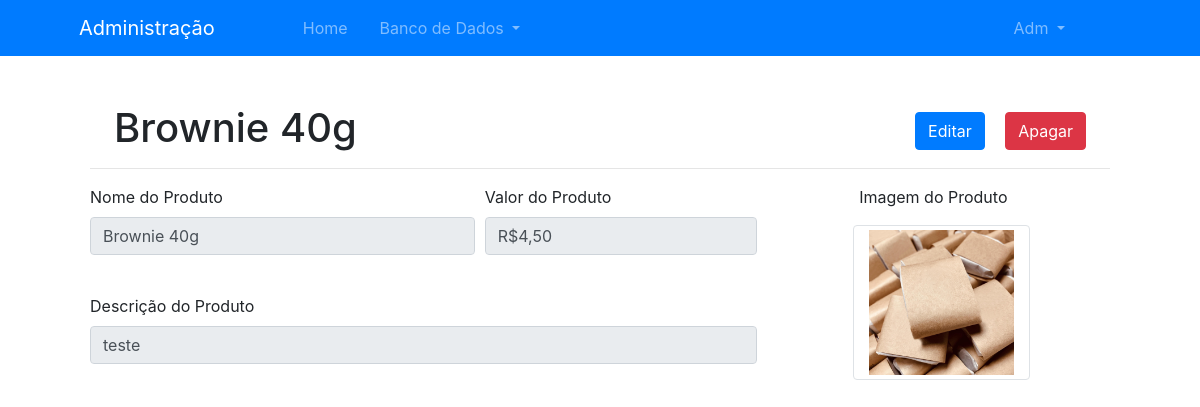
The app's page /admin/produtos/2 (signed in) with its own data.
### models.py (models this page shows, shortened)
class User(UserMixin, db.Model):
    id = db.Column(db.Integer, primary_key=True)
    role = db.Column(db.Enum("user", "admin"), nullable=False, default='user')  # Role of the user, limits the access to certain pages
    name = db.Column(db.String(100), nullable=False)
    surname = db.Column(db.String(100), nullable=False)
    email = db.Column(db.String(100), unique=True, nullable=False)
    phone = db.Column(db.String(15), unique=True, nullable=False)
    password = db.Column(db.String(100), nullable=False)
    orders = db.relationship('Order', backref='order')

class Product(db.Model):
    id = db.Column(db.Integer, primary_key=True)
    title = db.Column(db.String(100), nullable=False)
    img = db.Column(db.String(100), nullable=False)
    desc = db.Column(db.String(500))
    price = db.Column(db.Float, nullable=False)

### views.py (the view)
@views.route('/admin/produtos/<int:id>')
@login_required
def admin_product_detail(id):
    if current_user.role == 'admin':
        product = Product.query.filter_by(id=id).first()
        return render_template('admin/product_details.html', product=product)
    else:
        return redirect(url_for('views.homepage'))

### __init__.py (called while the page is built)
def create_app(config_file='config.py'):
    app = Flask(__name__)
    app.config.from_pyfile(config_file)
    db.init_app(app)
    login_manager.login_view = 'auth.login'
    login_manager.init_app(app)
    from .models import User
    @login_manager.user_loader
    def load_user(user_id):
        return User.query.get(int(user_id))
    from .models import models
    app.register_blueprint(models)
    from .views import views
    app.register_blueprint(views)
    from .auth import auth
    app.register_blueprint(auth)
    return app

### templates/admin/product_details.html (shortened to what this page needs)
{% extends 'admin/base.html' %}
{% block page %}
<div class="box mx-auto">
        <div class="mx-auto d-none d-sm-block">
            <div class="title mt-5 mb-2">
                <h1 class="d-inline ml-4">{{ product.title }}</h1>
                <div class="float-right d-inline mx-3">
                    <a role="button" class="btn btn-primary m-2" href="{{ url_for('views.admin_product_edit', id=product.id) }}">Editar</a>
                    <button type="button" class="btn btn-danger m-2" data-toggle="modal" data-target="#modalDelete{{ product.id }}">Apagar</button>
                </div>
                <hr class="mx-auto">
            </div>
        </div>
        <div class="mx-auto">
            <form>
                <fieldset disabled>
                    <div class="form-row">
                        <div class="form-row col-md-8 col-xs-12">
                            <div class="form-group col-md-7 col-xs-12">
                                <label for="name">Nome do Produto</label>
                                <input type="text"  value = "{{ product.title }}" id="disabledTextInput" class="form-control" id="name">
                            </div>
                            <div class="form-group col-md-5 col-xs-12">
                                <label for="name">Valor do Produto</label>
                                <input type="text" value="R${{ ('%.2f'|format(product.price)|string).replace('.', ',') }}" id="disabledTextInput" class="form-control" id="name">
                            </div>
                            <div class="form-group col-md-12 col-xs-12">
                                <label for="address">Descrição do Produto</label>
                                <input type="text" value = "{{ product.desc }}" id="disabledTextInput" class="form-control" id="address">
                            </div>
                        </div>
                        <div class="form-group text-center col-md-4 col-xs-12">
                            <label class="col-12" for="img">Imagem do Produto</label>
                            <div class="row col-12 m-2" id="img">
                                <img src="{{ url_for('static', filename=product.img) }}" class="img-thumbnail col-7 mx-auto">
                            </div>
                        </div>
                    </div>
                </fieldset>
            </form>
        </div>
    </div>
{% endblock %}

### templates/admin/base.html (shortened to what this page needs)
<!DOCTYPE html>
<html lang="pt-br">
<head>
    <link rel="stylesheet" type="text/css" href="{{ url_for('static', filename='css/admin.css') }}">
    <link rel="stylesheet" href="https://maxcdn.bootstrapcdn.com/bootstrap/4.0.0/css/bootstrap.min.css"
>
</head>
<body>
    <nav class="navbar sticky-top navbar-expand-lg bg-primary navbar-dark d-none d-sm-block">
        <div class="collapse navbar-collapse container-fluid" id="navbarNav">
            <ul class="navbar-nav">
                <a class="navbar-brand ml-5" href="{{ url_for('views.admin') }}">
                    <span>Administração</span>
                </a>
                <li class="nav-item px-3 ml-5 my-auto">
                    <a class="nav-link nav-text" href="{{ url_for('views.admin') }}">Home</a>
                </li>
                <li class="nav-item dropdown mr-5">
                    <a class="nav-link dropdown-toggle" href="#" id="navbarDropdownMenuLink" role="button" data-toggle="dropdown" aria-haspopup="true" aria-expanded="false">
                      Banco de Dados
                    </a>
                </li>
            </ul>
            <ul class="navbar-nav mr-5">
                <li class="nav-item dropdown mr-5">
                    <a class="nav-link dropdown-toggle" href="#" id="navbarDropdownMenuLink" role="button" data-toggle="dropdown" aria-haspopup="true" aria-expanded="false">
                      {{ current_user.name|capitalize }}
                    </a>
                </li>
            </ul>
        </div>
    </nav>
    {% block page %}
    {% endblock %}
</body>
</html>

### static/css/admin.css (style rules this page uses)
.box { width: 85%; }
.title { margin-top: 2%; }

### records on screen
User: name "Adm"
Product: title "Brownie 40g", price "R$4,50", desc "teste", img (picture)
